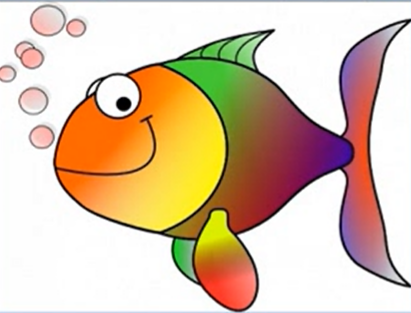
//> input picture source/happyfish.png, 411 x 313 px
$ ./main   (built with g++ and OpenCV 4)
//> lines starting //> are read from the running program, lines starting //| are printed output that depends on the picture; after the words box and inside, x2 and y2 are one past the last pixel; in counts of white or black regions, pixels touching at a corner belong together
#include <opencv2/opencv.hpp>
#include <iostream>

int threshold_value = 100;
int threshold_max = 255;
cv::RNG rng;
cv::Mat src, dst;

void Demo_Contours(int, void*);

int main(int argc, char** argv){
    src = cv::imread("../../source/happyfish.png");
//> src is the input picture: 313 rows x 411 cols, CV_8UC3; mean B, G, R 170, 195.5, 219.2
    if(src.empty()){
        std::cout << "could not load image..." << std::endl;
        return -1;
    }
    cv::namedWindow("src");
    cv::namedWindow("output");
    cv::imshow("src", src);

    cv::cvtColor(src, src, cv::COLOR_BGR2GRAY);
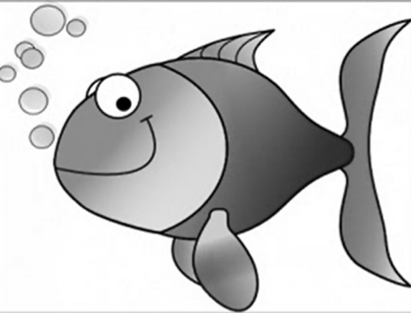
//> src: 313 rows x 411 cols, CV_8UC1; min 0, max 255, mean 199.7
    const char* trackbar_title = "Threshold Value";
    cv::createTrackbar(trackbar_title, "output", &threshold_value, threshold_max, Demo_Contours);
    Demo_Contours(0, 0);

    cv::waitKey();
}


void Demo_Contours(int, void*){
    cv::Mat canny_out;
    std::vector<std::vector<cv::Point>> contours;
    std::vector<cv::Vec4i> hierachy;
    cv::Canny(src, canny_out, threshold_value, threshold_value * 2, 3, false);
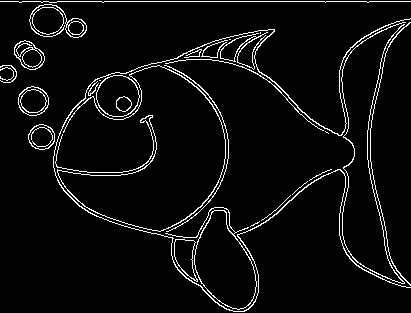
//> canny_out: 313 rows x 411 cols, CV_8UC1; 4.9% white in thin lines or dots
    cv::findContours(canny_out, contours, hierachy, cv::RETR_TREE, cv::CHAIN_APPROX_SIMPLE, cv::Point(0, 0));
//> contours = 45 contours, 17 with area under 20; largest, box (x1, y1, x2, y2) and area: (165, 207, 257, 310) 3966, (194, 210, 257, 310) 3904, (96, 75, 140, 117) 1393, (96, 75, 140, 117) 1359, (29, 4, 87, 38) 1000

    dst = cv::Mat::zeros(src.size(), CV_8UC3);
    rng(12345);
    for(int i = 0; i < contours.size(); i++){
        cv::Scalar color = cv::Scalar(rng.uniform(0, 255), rng.uniform(0, 255), rng.uniform(0, 255));
        cv::drawContours(dst, contours, i, color, 2, 8, hierachy, 0);
    }
//> this loop made 45 passes
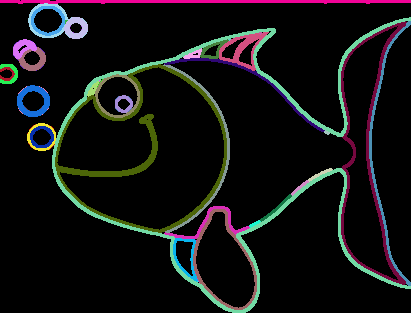
//> dst: 313 rows x 411 cols, CV_8UC3; mean B, G, R 18.4, 18, 17.8
    cv::imshow("output", dst);
}

$ run again, with source/cross.png copied over source/happyfish.png
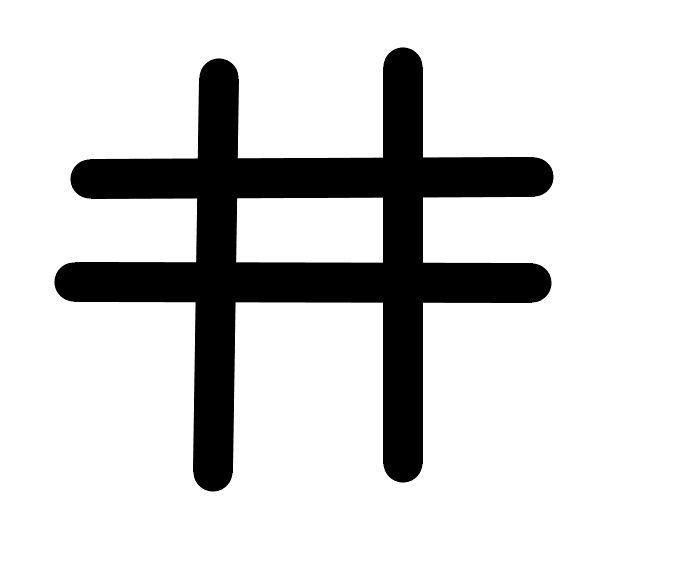
//> input picture source/cross.png, 696 x 564 px
//> src is the input picture: 564 rows x 696 cols, CV_8UC3; min 0, max 255, mean 212.1
//> src: 564 rows x 696 cols, CV_8UC1
//> in Demo_Contours, `cv::Canny(src, canny_out, threshold_value, threshold_value * 2, 3, fal..`:
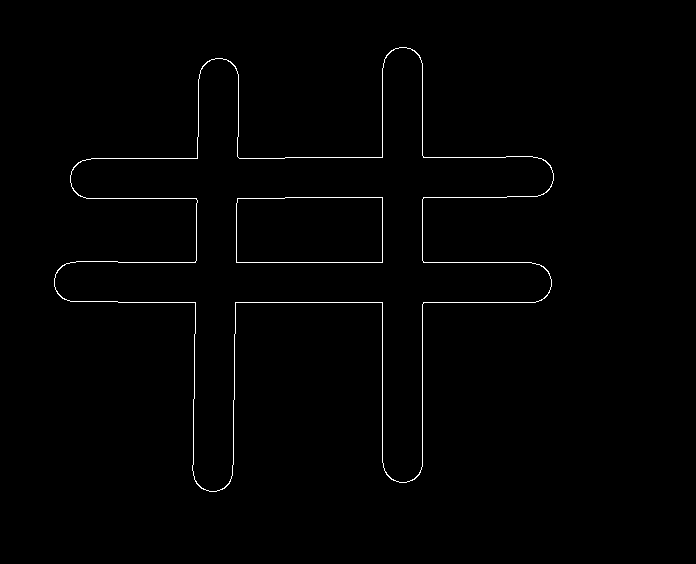
//> canny_out: 564 rows x 696 cols, CV_8UC1; 0.84% white in thin lines or dots, all inside (x1, y1, x2, y2) = (54, 47, 554, 492)
//> contours = 4 contours; box (x1, y1, x2, y2) and area: (54, 47, 554, 492) 75570, (54, 47, 554, 492) 75449, (236, 197, 383, 263) 9437, (236, 197, 383, 263) 9435
//> the loop in Demo_Contours, `for(int i = 0; i < contours.size(); i++)` made 4 passes
//> after the loop in Demo_Contours, `for(int i = 0; i < contours.size(); i++)`:
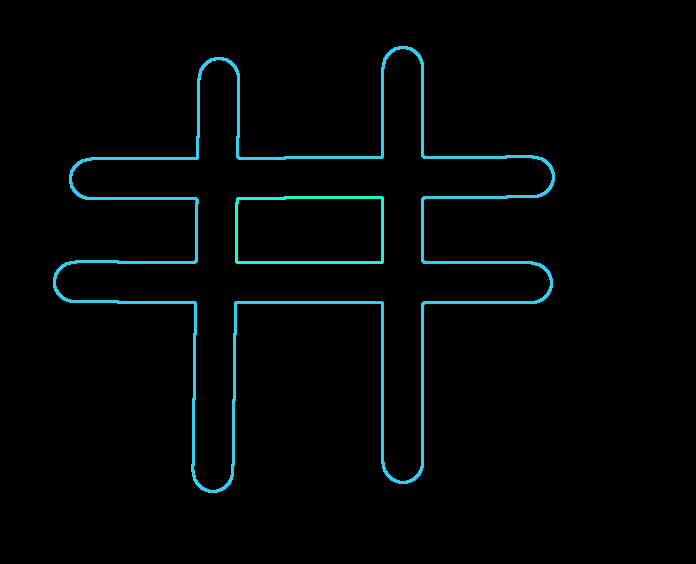
//> dst: 564 rows x 696 cols, CV_8UC3; mean B, G, R 5.9, 5.4, 1.2
